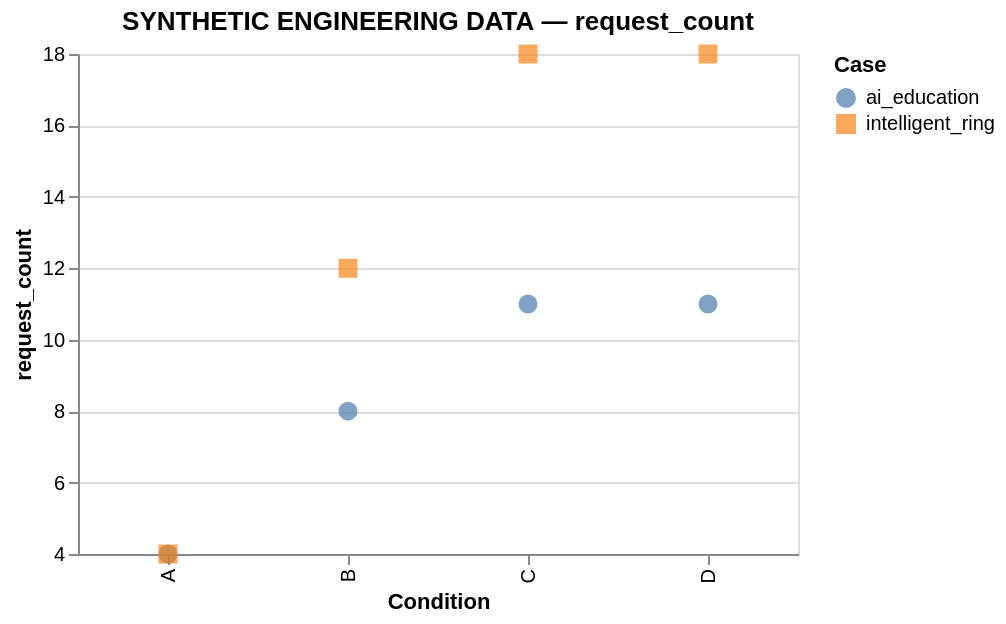

Specify this chart in Vega-Lite:
### Vega-Lite specification from a JSON file in a GitHub repository (floating-point values rounded to 4 significant figures)
{"config": {"view": {"continuousWidth": 300, "continuousHeight": 300}}, "data": {"values": [{"case_id": "ai_education", "condition": "A", "value": 4}, {"case_id": "ai_education", "condition": "D", "value": 11}, {"case_id": "ai_education", "condition": "B", "value": 8}, {"case_id": "ai_education", "condition": "C", "value": 11}, {"case_id": "intelligent_ring", "condition": "C", "value": 18}, {"case_id": "intelligent_ring", "condition": "B", "value": 12}, {"case_id": "intelligent_ring", "condition": "D", "value": 18}, {"case_id": "intelligent_ring", "condition": "A", "value": 4}]}, "mark": {"type": "point", "filled": true, "size": 90}, "encoding": {"color": {"field": "case_id", "title": "Case", "type": "nominal"}, "shape": {"field": "case_id", "type": "nominal"}, "tooltip": [{"field": "case_id", "type": "nominal"}, {"field": "condition", "type": "nominal"}, {"field": "value", "type": "quantitative"}], "x": {"field": "condition", "sort": ["A", "B", "C", "D"], "title": "Condition", "type": "nominal"}, "y": {"field": "value", "scale": {"zero": false}, "title": "request_count", "type": "quantitative"}}, "height": 250, "title": "SYNTHETIC ENGINEERING DATA — request_count", "width": 360, "$schema": "https://vega.github.io/schema/vega-lite/v6.4.1.json"}
